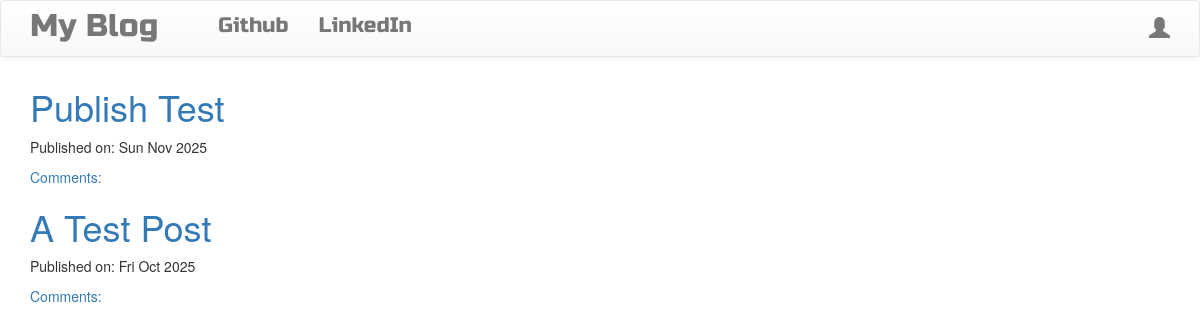
The page / on the database its author committed.
### blog/models.py (models this page shows, shortened)
class Post(models.Model):
    author = models.ForeignKey('auth.User', on_delete=models.CASCADE)
    title = models.CharField(max_length=200)
    text = models.TextField()
    create_date = models.DateTimeField(default=timezone.now())
    published_date = models.DateTimeField(blank=True, null=True)

### blog/views.py (the view)
# urls.py: path('', views.PostListView.as_view(), name='post_list'),
class PostListView(ListView):
    model = Post
    def get_queryset(self):
        return Post.objects.filter(published_date__lte = timezone.now()).order_by('-published_date')

### blog/templates/blog/post_list.html (shortened to what this page needs)
{% extends "blog/base.html" %}
{% block body_block %}
    {% for post in post_list %}
    <div class='post'>
        <h1><a href="{% url "post_detail" pk=post.pk %}">{{post.title}}</a></h1>
        <div class ='date'>
            <p>Published on: {{post.published_date|date:"D M Y"}}</p>
        </div>
        <a href="{% url "post_detail" pk=post.pk %}">Comments:{{post.approved_comments.count}}</a>
    </div>
    {% endfor %}
{% endblock body_block %}

### blog/static/css/blog.css (style rules this page uses)
.loader { filter:hue-rotate(0deg); color:linear-gradient(45deg,#0f8,#08f); animation:hue 10000ms infinite linear; }

### rows shown on the page
Post: title "Publish Test", published_date "Sun Nov 2025"
Post: title "A Test Post", published_date "Fri Oct 2025"
